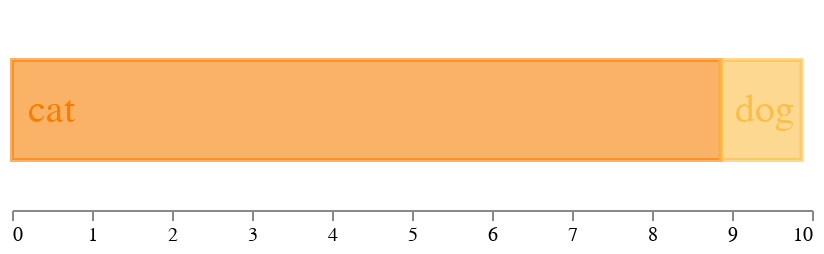

This figure's notebook cell:
### Code cell
chart = alt.Chart(df).mark_bar(size=50
    ).encode(
    x=alt.X('Percentage:Q', 
            scale=alt.Scale(domain=[0, 10]),
            axis=alt.Axis(tickMinStep = 1,grid=False, title=None, orient='bottom')
           ),
    color=alt.Color('Pet:O', legend=None,scale=scale),
    stroke=alt.Color('Pet:O',scale=scale, legend=None),
    strokeWidth=alt.value(2),
    opacity=alt.value(0.6)

).properties(height=100)

layer = alt.layer(
    text,
    chart
).resolve_scale(
    color='independent'
).configure_view(
    strokeOpacity=0
).properties()

layer

### Figure 1 — Vega-Lite specification as saved in the notebook (floating-point values rounded to 4 significant figures)
{"config": {"view": {"continuousWidth": 400, "continuousHeight": 300, "strokeOpacity": 0}}, "layer": [{"data": {"name": "data-77785718e951b4397fc0a683964de4b5"}, "mark": {"type": "text", "fontSize": 20}, "encoding": {"color": {"field": "text", "legend": null, "scale": {"range": ["#f77f00", "#fcbf49"]}, "type": "ordinal"}, "text": {"field": "text", "type": "nominal"}, "x": {"axis": {"grid": false, "orient": "bottom", "tickMinStep": 1, "title": null}, "field": "x", "scale": {"domain": [0, 10]}, "type": "quantitative"}}}, {"data": {"name": "data-568b89d5717eb9cd629f9975fa644641"}, "mark": {"type": "bar", "size": 50}, "encoding": {"color": {"field": "Pet", "legend": null, "scale": {"range": ["#f77f00", "#fcbf49"]}, "type": "ordinal"}, "opacity": {"value": 0.6}, "stroke": {"field": "Pet", "legend": null, "scale": {"range": ["#f77f00", "#fcbf49"]}, "type": "ordinal"}, "strokeWidth": {"value": 2}, "x": {"axis": {"grid": false, "orient": "bottom", "tickMinStep": 1, "title": null}, "field": "Percentage", "scale": {"domain": [0, 10]}, "type": "quantitative"}}, "height": 100}], "resolve": {"scale": {"color": "independent"}}, "$schema": "https://vega.github.io/schema/vega-lite/v4.17.0.json", "datasets": {"data-77785718e951b4397fc0a683964de4b5": [{"text": "cat", "x": 0.5}, {"text": "dog", "x": 9.4}], "data-568b89d5717eb9cd629f9975fa644641": [{"Pet": "Cat", "Percentage": 8.86}, {"Pet": "Dog", "Percentage": 1.01}]}}
